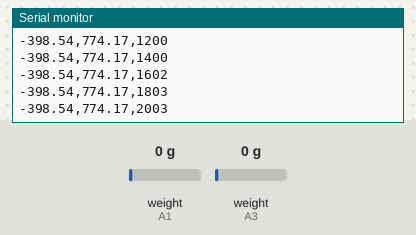
This sketch was run on a simulated Arduino Uno, built with avr-gcc and run on an emulated ATmega328P. Parts: the last lines printed to the serial monitor. The test bench sets the inputs (shaded band); at power-on: weight on the scale (sensors on A1, A3) 0 g.

Above: at 2.4 s.
2.5 s: weight on the scale (sensor on A1) set to 100 g
At 2.56 s:
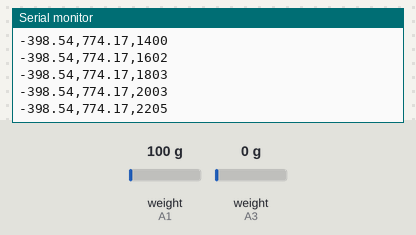
4.0 s: weight on the scale (sensor on A3) set to 100 g
At 4.17 s:
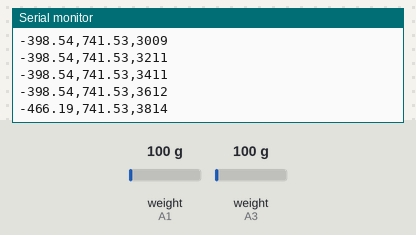
5.5 s: weight on the scale (sensor on A1) set to 1250 g
At 5.58 s:
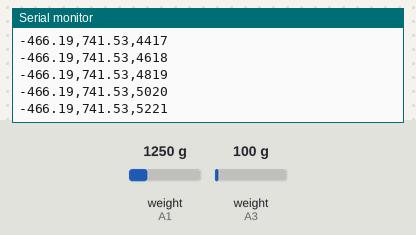
7.0 s: weight on the scale (sensor on A3) set to 1250 g
At 7.19 s:
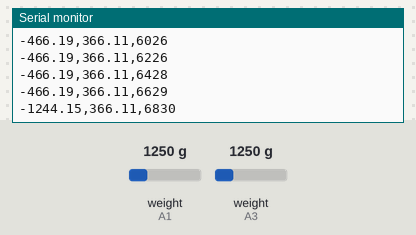
Timing chart, 0 to 9.5 s (numbered marks = the images above; inputs shaded):
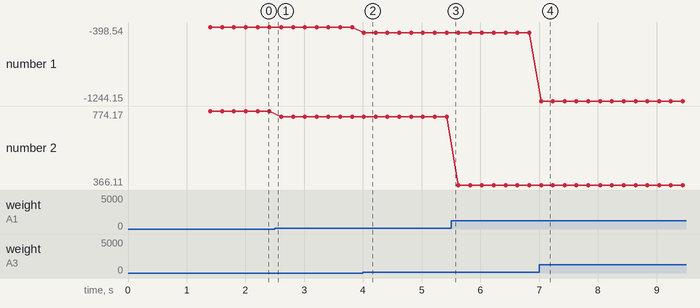

The sketch:

Medicion_Calibrado.ino
```cpp
#include <HX711.h>

const  int  DOUTD = A1 ;
const  int  CLKD = A0 ;
const  int  DOUTP = A3 ;
const  int  CLKP = A2 ;

HX711  balanced ;
HX711  balancep ;

void  setup ( )  {
  Serial . begin ( 57600 )  ;
  balanced . begin ( DOUTD ,  CLKD ) ;
  Serial . println ( balanced . read ( ) ) ;
  balanced . set_scale (1) ;  //The default scale is 1-156433.477
  //balanced . tare ( 1 ) ;   //The current weight is considered Tare.7

  Serial . begin ( 57600 ) ;
  balancep . begin ( DOUTP ,  CLKP ) ;
  Serial . println ( balancep . read ( ) ) ;
  balancep . set_scale (1) ;  //The default scale is 1-63122.455
  //balancep . tare ( 1 ) ;   //The current weight is considered Tare.

  delay(1000);
  //Serial . println ( "Ready to weigh" ) ;
}
void  loop ( )  {
  Serial . println ( String((balancep . get_units (1) + 247436.29323441)/-620.8560848) +","+String((balanced . get_units ( 1 )-996020.38938053)/-1286.56)+"," + String(millis())) ;//Prints "Lift,Drag,time"
}
```

Measured:
- after the input at 4.0 s, the serial monitor: prints a new line at once (image 2)
- after the input at 7.0 s, the serial monitor: prints a new line at once (image 4)
- plotted number 1: -398.54 → -466.19 after the input at 4.0 s, -466.19 → -1244.15 after the input at 7.0 s
- plotted number 2: 774.17 → 741.53 after the input at 2.5 s, 741.53 → 366.11 after the input at 5.5 s
